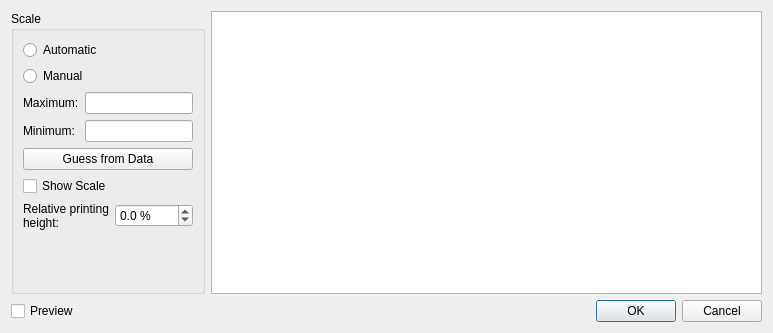
<?xml version="1.0" encoding="UTF-8"?>
<ui version="4.0">
 <class>SectionDialog</class>
 <widget class="QDialog" name="SectionDialog">
  <property name="geometry">
   <rect>
    <x>0</x>
    <y>0</y>
    <width>773</width>
    <height>333</height>
   </rect>
  </property>
  <property name="windowTitle">
   <string>Dialog</string>
  </property>
  <layout class="QVBoxLayout" name="verticalLayout_2">
   <item>
    <layout class="QHBoxLayout" name="horizontalLayout">
     <item>
      <widget class="QGroupBox" name="groupBox">
       <property name="title">
        <string>Scale</string>
       </property>
       <layout class="QVBoxLayout" name="verticalLayout">
        <item>
         <widget class="QRadioButton" name="radioButtonAuto">
          <property name="text">
           <string>Automatic</string>
          </property>
         </widget>
        </item>
        <item>
         <widget class="QRadioButton" name="radioButtonManual">
          <property name="text">
           <string>Manual</string>
          </property>
         </widget>
        </item>
        <item>
         <layout class="QGridLayout" name="gridLayout">
          <item row="0" column="0">
           <widget class="QLabel" name="labelMaximum">
            <property name="text">
             <string>Maximum:</string>
            </property>
           </widget>
          </item>
          <item row="1" column="0">
           <widget class="QLabel" name="labelMinimum">
            <property name="text">
             <string>Minimum:</string>
            </property>
           </widget>
          </item>
          <item row="0" column="1">
           <widget class="QLineEdit" name="lineEditMaximum">
            <property name="sizePolicy">
             <sizepolicy hsizetype="Preferred" vsizetype="Fixed">
              <horstretch>0</horstretch>
              <verstretch>0</verstretch>
             </sizepolicy>
            </property>
           </widget>
          </item>
          <item row="1" column="1">
           <widget class="QLineEdit" name="lineEditMinimum">
            <property name="sizePolicy">
             <sizepolicy hsizetype="Preferred" vsizetype="Fixed">
              <horstretch>0</horstretch>
              <verstretch>0</verstretch>
             </sizepolicy>
            </property>
           </widget>
          </item>
         </layout>
        </item>
        <item>
         <widget class="QPushButton" name="pushButtonGuess">
          <property name="text">
           <string>Guess from Data</string>
          </property>
         </widget>
        </item>
        <item>
         <widget class="QCheckBox" name="checkBoxShowScale">
          <property name="text">
           <string>Show Scale</string>
          </property>
         </widget>
        </item>
        <item>
         <layout class="QGridLayout" name="gridLayout_2">
          <item row="0" column="0">
           <widget class="QLabel" name="labelRelHeight">
            <property name="text">
             <string>Relative printing
height:</string>
            </property>
           </widget>
          </item>
          <item row="0" column="1">
           <widget class="QDoubleSpinBox" name="doubleSpinBoxRelHeight">
            <property name="specialValueText">
             <string>(unused)</string>
            </property>
            <property name="suffix">
             <string> %</string>
            </property>
            <property name="decimals">
             <number>1</number>
            </property>
            <property name="minimum">
             <double>-1.000000000000000</double>
            </property>
            <property name="maximum">
             <double>100.000000000000000</double>
            </property>
           </widget>
          </item>
         </layout>
        </item>
        <item>
         <spacer name="verticalSpacer">
          <property name="orientation">
           <enum>Qt::Vertical</enum>
          </property>
          <property name="sizeHint" stdset="0">
           <size>
            <width>20</width>
            <height>40</height>
           </size>
          </property>
         </spacer>
        </item>
       </layout>
      </widget>
     </item>
     <item>
      <widget class="QTableView" name="tableViewLayers">
       <property name="contextMenuPolicy">
        <enum>Qt::CustomContextMenu</enum>
       </property>
       <property name="selectionBehavior">
        <enum>QAbstractItemView::SelectRows</enum>
       </property>
       <attribute name="horizontalHeaderHighlightSections">
        <bool>false</bool>
       </attribute>
       <attribute name="verticalHeaderVisible">
        <bool>false</bool>
       </attribute>
      </widget>
     </item>
    </layout>
   </item>
   <item>
    <layout class="QHBoxLayout" name="horizontalLayout_2">
     <item>
      <widget class="QCheckBox" name="checkBoxPreview">
       <property name="text">
        <string>Preview</string>
       </property>
      </widget>
     </item>
     <item>
      <widget class="QDialogButtonBox" name="buttonBox">
       <property name="orientation">
        <enum>Qt::Horizontal</enum>
       </property>
       <property name="standardButtons">
        <set>QDialogButtonBox::Cancel|QDialogButtonBox::Ok</set>
       </property>
      </widget>
     </item>
    </layout>
   </item>
  </layout>
 </widget>
 <resources/>
 <connections>
  <connection>
   <sender>buttonBox</sender>
   <signal>accepted()</signal>
   <receiver>SectionDialog</receiver>
   <slot>accept()</slot>
   <hints>
    <hint type="sourcelabel">
     <x>248</x>
     <y>254</y>
    </hint>
    <hint type="destinationlabel">
     <x>157</x>
     <y>274</y>
    </hint>
   </hints>
  </connection>
  <connection>
   <sender>buttonBox</sender>
   <signal>rejected()</signal>
   <receiver>SectionDialog</receiver>
   <slot>reject()</slot>
   <hints>
    <hint type="sourcelabel">
     <x>316</x>
     <y>260</y>
    </hint>
    <hint type="destinationlabel">
     <x>286</x>
     <y>274</y>
    </hint>
   </hints>
  </connection>
 </connections>
</ui>
